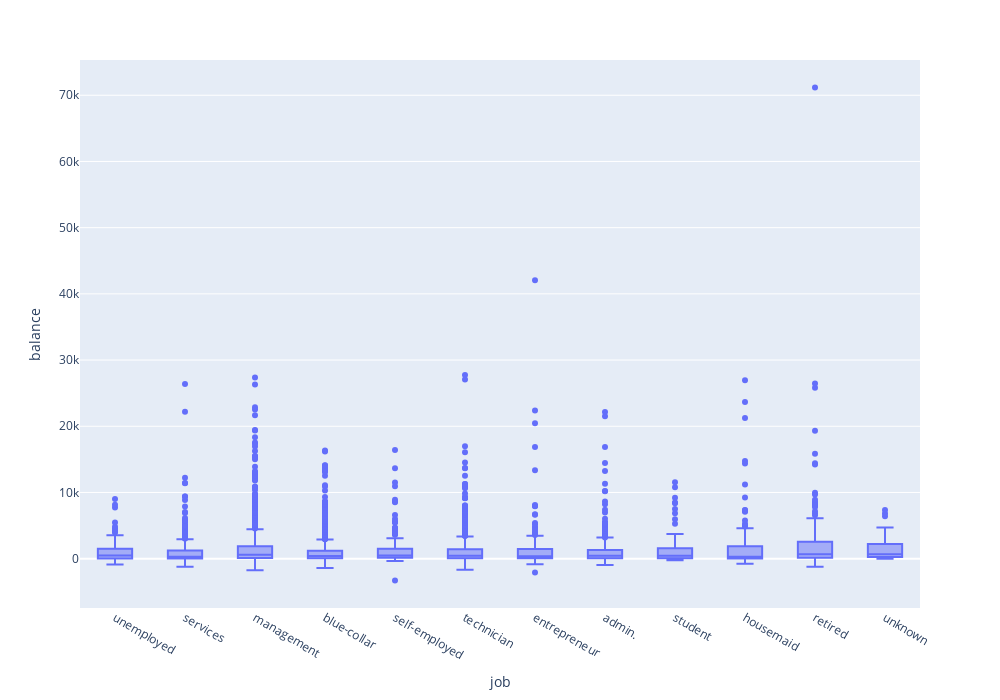

Here is the notebook cell this chart was saved with:
### Code cell
fig = px.box(data, x="job", y="balance" , width = 1000 , height = 700 )
fig.show()

### Figure 1 — Plotly figure (JSON) as saved in the notebook; plotly's stock layout.template omitted (floating-point values rounded to 4 significant figures; data arrays with more than 128 entries replaced by an {"elided": "..."} marker saying what was removed)
{"data": [{"alignmentgroup": "True", "hovertemplate": "job=%{x}<br>balance=%{y}<extra></extra>", "legendgroup": "", "marker": {"color": "#636efa"}, "name": "", "notched": false, "offsetgroup": "", "orientation": "v", "showlegend": false, "type": "box", "x": {"elided": "4521 str values"}, "x0": " ", "xaxis": "x", "y": {"elided": "4521 int values"}, "y0": " ", "yaxis": "y"}], "layout": {"boxmode": "group", "height": 700, "legend": {"tracegroupgap": 0}, "margin": {"t": 60}, "width": 1000, "xaxis": {"anchor": "y", "domain": [0, 1], "title": {"text": "job"}}, "yaxis": {"anchor": "x", "domain": [0, 1], "title": {"text": "balance"}}}}
